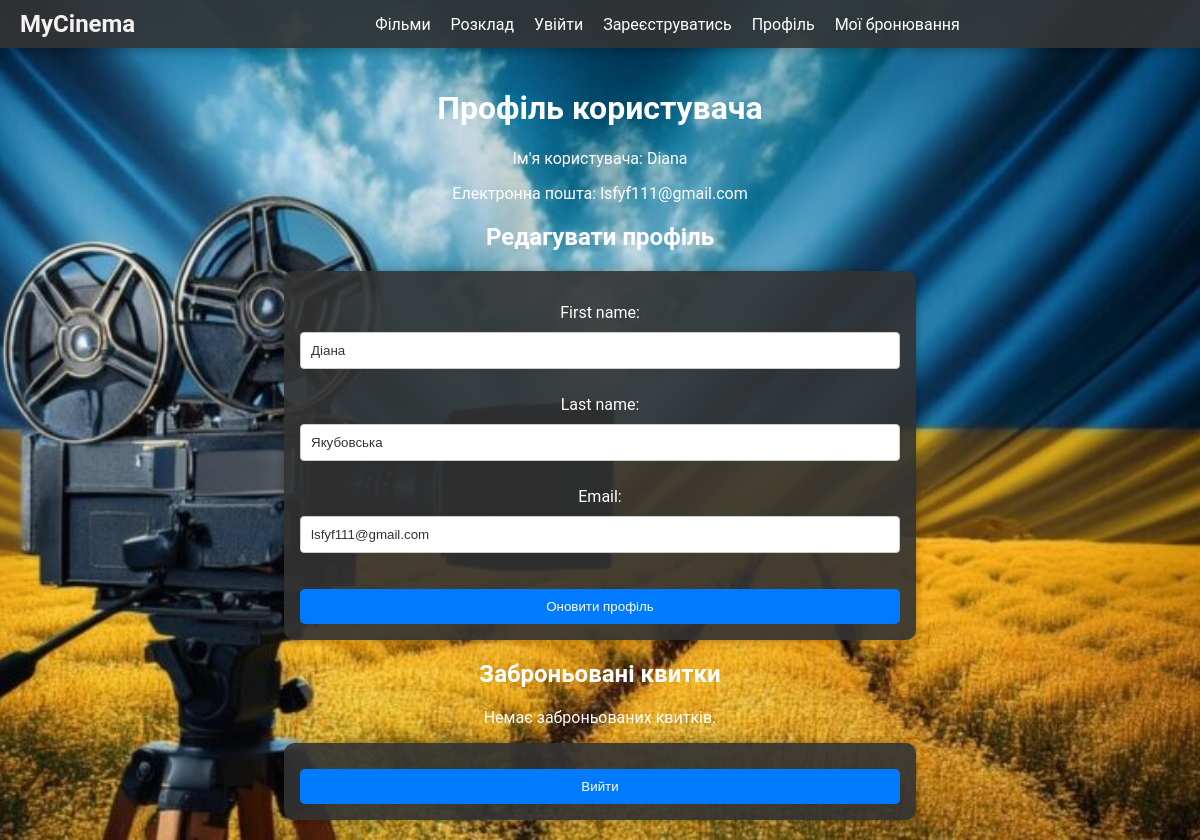
/users/profile/ (signed in), run on the app's committed database.
### users/models.py (models this page shows, shortened)
class User(AbstractUser):
    email = models.EmailField(unique=True)
    date_joined = models.DateTimeField(auto_now_add=True)
    is_active = models.BooleanField(default=True)

### users/views.py (the view)
# urls.py: path('profile/', profile_view, name='profile'),
@login_required
def profile_view(request):
    tickets = request.user.tickets.all()
    if request.method == 'POST':
        form = ProfileUpdateForm(request.POST, instance=request.user)
        if form.is_valid():
            form.save()
            messages.success(request, 'Ваш профіль успішно оновлено.')
            return redirect('profile')
    else:
        form = ProfileUpdateForm(instance=request.user)
    return render(request, 'users/profile.html', {
        'tickets': tickets,
        'form': form
    })

### users/forms.py
class ProfileUpdateForm(forms.ModelForm):
    class Meta:
        model = User
        fields = ['first_name', 'last_name', 'email']

### users/templates/users/profile.html (shortened to what this page needs)
{% extends 'base.html' %}
{% block content %}
<h1>Профіль користувача</h1>
<p>Ім'я користувача: {{ user.username }}</p>
<p>Електронна пошта: {{ user.email }}</p>
<h2>Редагувати профіль</h2>
<form method="post">
    {{ form.as_p }}
    <button type="submit" class="btn">Оновити профіль</button>
</form>
<h2>Заброньовані квитки</h2>
{% if tickets %}
    <ul>
        {% for ticket in tickets %}
            <li>Фільм: {{ ticket.show.movie.title }} | Час показу: {{ ticket.show.show_time }} | Місце: {{ ticket.seat_number }}</li>
        {% endfor %}
    </ul>
{% else %}
    <p>Немає заброньованих квитків.</p>
{% endif %}
<form method="post" action="{% url 'logout' %}">
    <button type="submit" class="btn">Вийти</button>
</form>
{% endblock %}

### cinema/static/cinema/css/base.css (style rules this page uses)
body { font-family: 'Roboto', sans-serif; background-image: url('mycinema.jpg'); background-size: cover; background-position: center; background-repeat: no-repeat; margin: 0; padding: 0; display: flex; flex-direction: column; min-height: 100vh; text-align: center; color: white; }
.btn { background-color: #007bff; color: white; padding: 10px 15px; border: none; border-radius: 5px; cursor: pointer; text-decoration: none; transition: background-color 0.3s, transform 0.3s; }

### users/static/users/css/users.css (style rules this page uses)
form { max-width: 500px; margin: 0 auto; padding: 1em; background: rgba(50, 50, 50, 0.9); border-radius: 10px; box-shadow: 0 0 10px rgba(0, 0, 0, 0.2); }
label { margin-top: 10px; color: white; }
input { width: 100%; padding: 10px; margin: 5px 0 10px 0; display: inline-block; border: 1px solid #ccc; border-radius: 4px; box-sizing: border-box; background: #fff; color: #333; }

### tickets/static/tickets/css/tickets.css (style rules this page uses)
form { max-width: 600px; margin: 0 auto; padding: 1em; background-color: rgba(50, 50, 50, 0.9); border-radius: 10px; box-shadow: 0 0 10px rgba(0, 0, 0, 0.3); }
label { color: white; margin-bottom: 5px; }
input, input[type="number"], button { width: 100%; padding: 10px; margin-top: 10px; border-radius: 4px; border: 1px solid #ccc; box-sizing: border-box; }
button { background-color: #28a745; color: white; border: none; cursor: pointer; transition: background-color 0.3s; }

### data on the page
User: username "Diana", email "lsfyf111@gmail.com", first_name "Діана", last_name "Якубовська"
